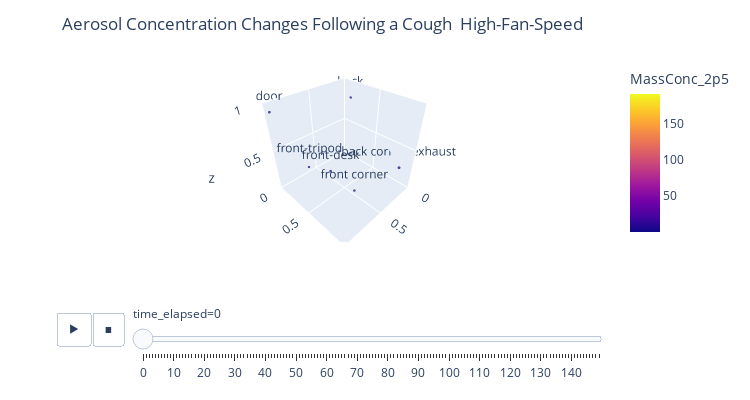

Write notebook code for a chart like this one.
### Code cell
file_paths = [f for f in glob.glob('data/pm_data/feb27-high/*.edf')]
plot_3d(file_paths, plot_col = 'MassConc_2p5',start_ts = 250, end_ts =400)

### Figure 1 — Plotly figure (JSON) as saved in the notebook; plotly's stock layout.template omitted (floating-point values rounded to 4 significant figures)
{"data": [{"hovertemplate": "time_elapsed=0<br>x=%{x}<br>y=%{y}<br>z=%{z}<br>MassConc_2p5=%{marker.color}<br>loc=%{text}<extra></extra>", "legendgroup": "", "marker": {"color": [0.797, 0.6033, 0.5764, 0.7209, 0.7312, 0.6329], "coloraxis": "coloraxis", "size": [0.797, 0.6033, 0.5764, 0.7209, 0.7312, 0.6329], "sizemode": "area", "sizeref": 0.07643, "symbol": "circle"}, "mode": "markers+text", "name": "", "scene": "scene", "showlegend": false, "text": ["back corner/exhaust", "back", "front-tripod", "front-desk", "door", "front corner"], "type": "scatter3d", "x": [0, 0, 0.9, 0.65, 0.95, 0.9], "y": [0.85, 0.1, 0.45, 0.45, 0, 1], "z": [0.2, 0.8, 0.5, 0.3, 0.9, 0.6]}], "layout": {"coloraxis": {"cmax": 191.1, "cmin": 0.3205, "colorbar": {"title": {"text": "MassConc_2p5"}}, "colorscale": [[0, "#0d0887"], [0.1111, "#46039f"], [0.2222, "#7201a8"], [0.3333, "#9c179e"], [0.4444, "#bd3786"], [0.5556, "#d8576b"], [0.6667, "#ed7953"], [0.7778, "#fb9f3a"], [0.8889, "#fdca26"], [1, "#f0f921"]]}, "height": 400, "legend": {"itemsizing": "constant", "tracegroupgap": 0}, "margin": {"t": 60}, "scene": {"aspectratio": {"x": 1, "y": 1, "z": 1}, "domain": {"x": [0, 1], "y": [0, 1]}, "xaxis": {"nticks": 5, "range": [0, 1], "title": {"text": "x"}}, "yaxis": {"nticks": 5, "range": [0, 1], "title": {"text": "y"}}, "zaxis": {"nticks": 5, "range": [0, 1], "title": {"text": "z"}}}, "sliders": [{"active": 0, "currentvalue": {"prefix": "time_elapsed="}, "len": 0.9, "pad": {"b": 10, "t": 60}, "steps": [{"args": [["0"], {"frame": {"duration": 0, "redraw": true}, "fromcurrent": true, "mode": "immediate", "transition": {"duration": 0, "easing": "linear"}}], "label": "0", "method": "animate"}, {"args": [["1"], {"frame": {"duration": 0, "redraw": true}, "fromcurrent": true, "mode": "immediate", "transition": {"duration": 0, "easing": "linear"}}], "label": "1", "method": "animate"}, {"args": [["2"], {"frame": {"duration": 0, "redraw": true}, "fromcurrent": true, "mode": "immediate", "transition": {"duration": 0, "easing": "linear"}}], "label": "2", "method": "animate"}, {"args": [["3"], {"frame": {"duration": 0, "redraw": true}, "fromcurrent": true, "mode": "immediate", "transition": {"duration": 0, "easing": "linear"}}], "label": "3", "method": "animate"}, {"args": [["4"], {"frame": {"duration": 0, "redraw": true}, "fromcurrent": true, "mode": "immediate", "transition": {"duration": 0, "easing": "linear"}}], "label": "4", "method": "animate"}, {"args": [["5"], {"frame": {"duration": 0, "redraw": true}, "fromcurrent": true, "mode": "immediate", "transition": {"duration": 0, "easing": "linear"}}], "label": "5", "method": "animate"}, {"args": [["6"], {"frame": {"duration": 0, "redraw": true}, "fromcurrent": true, "mode": "immediate", "transition": {"duration": 0, "easing": "linear"}}], "label": "6", "method": "animate"}, {"args": [["7"], {"frame": {"duration": 0, "redraw": true}, "fromcurrent": true, "mode": "immediate", "transition": {"duration": 0, "easing": "linear"}}], "label": "7", "method": "animate"}, {"args": [["8"], {"frame": {"duration": 0, "redraw": true}, "fromcurrent": true, "mode": "immediate", "transition": {"duration": 0, "easing": "linear"}}], "label": "8", "method": "animate"}, {"args": [["9"], {"frame": {"duration": 0, "redraw": true}, "fromcurrent": true, "mode": "immediate", "transition": {"duration": 0, "easing": "linear"}}], "label": "9", "method": "animate"}, {"args": [["10"], {"frame": {"duration": 0, "redraw": true}, "fromcurrent": true, "mode": "immediate", "transition": {"duration": 0, "easing": "linear"}}], "label": "10", "method": "animate"}, {"args": [["11"], {"frame": {"duration": 0, "redraw": true}, "fromcurrent": true, "mode": "immediate", "transition": {"duration": 0, "easing": "linear"}}], "label": "11", "method": "animate"}, {"args": [["12"], {"frame": {"duration": 0, "redraw": true}, "fromcurrent": true, "mode": "immediate", "transition": {"duration": 0, "easing": "linear"}}], "label": "12", "method": "animate"}, {"args": [["13"], {"frame": {"duration": 0, "redraw": true}, "fromcurrent": true, "mode": "immediate", "transition": {"duration": 0, "easing": "linear"}}], "label": "13", "method": "animate"}, {"args": [["14"], {"frame": {"duration": 0, "redraw": true}, "fromcurrent": true, "mode": "immediate", "transition": {"duration": 0, "easing": "linear"}}], "label": "14", "method": "animate"}, {"args": [["15"], {"frame": {"duration": 0, "redraw": true}, "fromcurrent": true, "mode": "immediate", "transition": {"duration": 0, "easing": "linear"}}], "label": "15", "method": "animate"}, {"args": [["16"], {"frame": {"duration": 0, "redraw": true}, "fromcurrent": true, "mode": "immediate", "transition": {"duration": 0, "easing": "linear"}}], "label": "16", "method": "animate"}, {"args": [["17"], {"frame": {"duration": 0, "redraw": true}, "fromcurrent": true, "mode": "immediate", "transition": {"duration": 0, "easing": "linear"}}], "label": "17", "method": "animate"}, {"args": [["18"], {"frame": {"duration": 0, "redraw": true}, "fromcurrent": true, "mode": "immediate", "transition": {"duration": 0, "easing": "linear"}}], "label": "18", "method": "animate"}, {"args": [["19"], {"frame": {"duration": 0, "redraw": true}, "fromcurrent": true, "mode": "immediate", "transition": {"duration": 0, "easing": "linear"}}], "label": "19", "method": "animate"}, {"args": [["20"], {"frame": {"duration": 0, "redraw": true}, "fromcurrent": true, "mode": "immediate", "transition": {"duration": 0, "easing": "linear"}}], "label": "20", "method": "animate"}, {"args": [["21"], {"frame": {"duration": 0, "redraw": true}, "fromcurrent": true, "mode": "immediate", "transition": {"duration": 0, "easing": "linear"}}], "label": "21", "method": "animate"}, {"args": [["22"], {"frame": {"duration": 0, "redraw": true}, "fromcurrent": true, "mode": "immediate", "transition": {"duration": 0, "easing": "linear"}}], "label": "22", "method": "animate"}, {"args": [["23"], {"frame": {"duration": 0, "redraw": true}, "fromcurrent": true, "mode": "immediate", "transition": {"duration": 0, "easing": "linear"}}], "label": "23", "method": "animate"}, {"args": [["24"], {"frame": {"duration": 0, "redraw": true}, "fromcurrent": true, "mode": "immediate", "transition": {"duration": 0, "easing": "linear"}}], "label": "24", "method": "animate"}, {"args": [["25"], {"frame": {"duration": 0, "redraw": true}, "fromcurrent": true, "mode": "immediate", "transition": {"duration": 0, "easing": "linear"}}], "label": "25", "method": "animate"}, {"args": [["26"], {"frame": {"duration": 0, "redraw": true}, "fromcurrent": true, "mode": "immediate", "transition": {"duration": 0, "easing": "linear"}}], "label": "26", "method": "animate"}, {"args": [["27"], {"frame": {"duration": 0, "redraw": true}, "fromcurrent": true, "mode": "immediate", "transition": {"duration": 0, "easing": "linear"}}], "label": "27", "method": "animate"}, {"args": [["28"], {"frame": {"duration": 0, "redraw": true}, "fromcurrent": true, "mode": "immediate", "transition": {"duration": 0, "easing": "linear"}}], "label": "28", "method": "animate"}, {"args": [["29"], {"frame": {"duration": 0, "redraw": true}, "fromcurrent": true, "mode": "immediate", "transition": {"duration": 0, "easing": "linear"}}], "label": "29", "method": "animate"}, {"args": [["30"], {"frame": {"duration": 0, "redraw": true}, "fromcurrent": true, "mode": "immediate", "transition": {"duration": 0, "easing": "linear"}}], "label": "30", "method": "animate"}, {"args": [["31"], {"frame": {"duration": 0, "redraw": true}, "fromcurrent": true, "mode": "immediate", "transition": {"duration": 0, "easing": "linear"}}], "label": "31", "method": "animate"}, {"args": [["32"], {"frame": {"duration": 0, "redraw": true}, "fromcurrent": true, "mode": "immediate", "transition": {"duration": 0, "easing": "linear"}}], "label": "32", "method": "animate"}, {"args": [["33"], {"frame": {"duration": 0, "redraw": true}, "fromcurrent": true, "mode": "immediate", "transition": {"duration": 0, "easing": "linear"}}], "label": "33", "method": "animate"}, {"args": [["34"], {"frame": {"duration": 0, "redraw": true}, "fromcurrent": true, "mode": "immediate", "transition": {"duration": 0, "easing": "linear"}}], "label": "34", "method": "animate"}, {"args": [["35"], {"frame": {"duration": 0, "redraw": true}, "fromcurrent": true, "mode": "immediate", "transition": {"duration": 0, "easing": "linear"}}], "label": "35", "method": "animate"}, {"args": [["36"], {"frame": {"duration": 0, "redraw": true}, "fromcurrent": true, "mode": "immediate", "transition": {"duration": 0, "easing": "linear"}}], "label": "36", "method": "animate"}, {"args": [["37"], {"frame": {"duration": 0, "redraw": true}, "fromcurrent": true, "mode": "immediate", "transition": {"duration": 0, "easing": "linear"}}], "label": "37", "method": "animate"}, {"args": [["38"], {"frame": {"duration": 0, "redraw": true}, "fromcurrent": true, "mode": "immediate", "transition": {"duration": 0, "easing": "linear"}}], "label": "38", "method": "animate"}, {"args": [["39"], {"frame": {"duration": 0, "redraw": true}, "fromcurrent": true, "mode": "immediate", "transition": {"duration": 0, "easing": "linear"}}], "label": "39", "method": "animate"}, {"args": [["40"], {"frame": {"duration": 0, "redraw": true}, "fromcurrent": true, "mode": "immediate", "transition": {"duration": 0, "easing": "linear"}}], "label": "40", "method": "animate"}, {"args": [["41"], {"frame": {"duration": 0, "redraw": true}, "fromcurrent": true, "mode": "immediate", "transition": {"duration": 0, "easing": "linear"}}], "label": "41", "method": "animate"}, {"args": [["42"], {"frame": {"duration": 0, "redraw": true}, "fromcurrent": true, "mode": "immediate", "transition": {"duration": 0, "easing": "linear"}}], "label": "42", "method": "animate"}, {"args": [["43"], {"frame": {"duration": 0, "redraw": true}, "fromcurrent": true, "mode": "immediate", "transition": {"duration": 0, "easing": "linear"}}], "label": "43", "method": "animate"}, {"args": [["44"], {"frame": {"duration": 0, "redraw": true}, "fromcurrent": true, "mode": "immediate", "transition": {"duration": 0, "easing": "linear"}}], "label": "44", "method": "animate"}, {"args": [["45"], {"frame": {"duration": 0, "redraw": true}, "fromcurrent": true, "mode": "immediate", "transition": {"duration": 0, "easing": "linear"}}], "label": "45", "method": "animate"}, {"args": [["46"], {"frame": {"duration": 0, "redraw": true}, "fromcurrent": true, "mode": "immediate", "transition": {"duration": 0, "easing": "linear"}}], "label": "46", "method": "animate"}, {"args": [["47"], {"frame": {"duration": 0, "redraw": true}, "fromcurrent": true, "mode": "immediate", "transition": {"duration": 0, "easing": "linear"}}], "label": "47", "method": "animate"}, {"args": [["48"], {"frame": {"duration": 0, "redraw": true}, "fromcurrent": true, "mode": "immediate", "transition": {"duration": 0, "easing": "linear"}}], "label": "48", "method": "animate"}, {"args": [["49"], {"frame": {"duration": 0, "redraw": true}, "fromcurrent": true, "mode": "immediate", "transition": {"duration": 0, "easing": "linear"}}], "label": "49", "method": "animate"}, {"args": [["50"], {"frame": {"duration": 0, "redraw": true}, "fromcurrent": true, "mode": "immediate", "transition": {"duration": 0, "easing": "linear"}}], "label": "50", "method": "animate"}, {"args": [["51"], {"frame": {"duration": 0, "redraw": true}, "fromcurrent": true, "mode": "immediate", "transition": {"duration": 0, "easing": "linear"}}], "label": "51", "method": "animate"}, {"args": [["52"], {"frame": {"duration": 0, "redraw": true}, "fromcurrent": true, "mode": "immediate", "transition": {"duration": 0, "easing": "linear"}}], "label": "52", "method": "animate"}, {"args": [["53"], {"frame": {"duration": 0, "redraw": true}, "fromcurrent": true, "mode": "immediate", "transition": {"duration": 0, "easing": "linear"}}], "label": "53", "method": "animate"}, {"args": [["54"], {"frame": {"duration": 0, "redraw": true}, "fromcurrent": true, "mode": "immediate", "transition": {"duration": 0, "easing": "linear"}}], "label": "54", "method": "animate"}, {"args": [["55"], {"frame": {"duration": 0, "redraw": true}, "fromcurrent": true, "mode": "immediate", "transition": {"duration": 0, "easing": "linear"}}], "label": "55", "method": "animate"}, {"args": [["56"], {"frame": {"duration": 0, "redraw": true}, "fromcurrent": true, "mode": "immediate", "transition": {"duration": 0, "easing": "linear"}}], "label": "56", "method": "animate"}, {"args": [["57"], {"frame": {"duration": 0, "redraw": true}, "fromcurrent": true, "mode": "immediate", "transition": {"duration": 0, "easing": "linear"}}], "label": "57", "method": "animate"}, {"args": [["58"], {"frame": {"duration": 0, "redraw": true}, "fromcurrent": true, "mode": "immediate", "transition": {"duration": 0, "easing": "linear"}}], "label": "58", "method": "animate"}, {"args": [["59"], {"frame": {"duration": 0, "redraw": true}, "fromcurrent": true, "mode": "immediate", "transition": {"duration": 0, "easing": "linear"}}], "label": "59", "method": "animate"}, {"args": [["60"], {"frame": {"duration": 0, "redraw": true}, "fromcurrent": true, "mode": "immediate", "transition": {"duration": 0, "easing": "linear"}}], "label": "60", "method": "animate"}, {"args": [["61"], {"frame": {"duration": 0, "redraw": true}, "fromcurrent": true, "mode": "immediate", "transition": {"duration": 0, "easing": "linear"}}], "label": "61", "method": "animate"}, {"args": [["62"], {"frame": {"duration": 0, "redraw": true}, "fromcurrent": true, "mode": "immediate", "transition": {"duration": 0, "easing": "linear"}}], "label": "62", "method": "animate"}, {"args": [["63"], {"frame": {"duration": 0, "redraw": true}, "fromcurrent": true, "mode": "immediate", "transition": {"duration": 0, "easing": "linear"}}], "label": "63", "method": "animate"}, {"args": [["64"], {"frame": {"duration": 0, "redraw": true}, "fromcurrent": true, "mode": "immediate", "transition": {"duration": 0, "easing": "linear"}}], "label": "64", "method": "animate"}, {"args": [["65"], {"frame": {"duration": 0, "redraw": true}, "fromcurrent": true, "mode": "immediate", "transition": {"duration": 0, "easing": "linear"}}], "label": "65", "method": "animate"}, {"args": [["66"], {"frame": {"duration": 0, "redraw": true}, "fromcurrent": true, "mode": "immediate", "transition": {"duration": 0, "easing": "linear"}}], "label": "66", "method": "animate"}, {"args": [["67"], {"frame": {"duration": 0, "redraw": true}, "fromcurrent": true, "mode": "immediate", "transition": {"duration": 0, "easing": "linear"}}], "label": "67", "method": "animate"}, {"args": [["68"], {"frame": {"duration": 0, "redraw": true}, "fromcurrent": true, "mode": "immediate", "transition": {"duration": 0, "easing": "linear"}}], "label": "68", "method": "animate"}, {"args": [["69"], {"frame": {"duration": 0, "redraw": true}, "fromcurrent": true, "mode": "immediate", "transition": {"duration": 0, "easing": "linear"}}], "label": "69", "method": "animate"}, {"args": [["70"], {"frame": {"duration": 0, "redraw": true}, "fromcurrent": true, "mode": "immediate", "transition": {"duration": 0, "easing": "linear"}}], "label": "70", "method": "animate"}, {"args": [["71"], {"frame": {"duration": 0, "redraw": true}, "fromcurrent": true, "mode": "immediate", "transition": {"duration": 0, "easing": "linear"}}], "label": "71", "method": "animate"}, {"args": [["72"], {"frame": {"duration": 0, "redraw": true}, "fromcurrent": true, "mode": "immediate", "transition": {"duration": 0, "easing": "linear"}}], "label": "72", "method": "animate"}, {"args": [["73"], {"frame": {"duration": 0, "redraw": true}, "fromcurrent": true, "mode": "immediate", "transition": {"duration": 0, "easing": "linear"}}], "label": "73", "method": "animate"}, {"args": [["74"], {"frame": {"duration": 0, "redraw": true}, "fromcurrent": true, "mode": "immediate", "transition": {"duration": 0, "easing": "linear"}}], "label": "74", "method": "animate"}, {"args": [["75"], {"frame": {"duration": 0, "redraw": true}, "fromcurrent": true, "mode": "immediate", "transition": {"duration": 0, "easing": "linear"}}], "label": "75", "method": "animate"}, {"args": [["76"], {"frame": {"duration": 0, "redraw": true}, "fromcurrent": true, "mode": "immediate", "transition": {"duration": 0, "easing": "linear"}}], "label": "76", "method": "animate"}, {"args": [["77"], {"frame": {"duration": 0, "redraw": true}, "fromcurrent": true, "mode": "immediate", "transition": {"duration": 0, "easing": "linear"}}], "label": "77", "method": "animate"}, {"args": [["78"], {"frame": {"duration": 0, "redraw": true}, "fromcurrent": true, "mode": "immediate", "transition": {"duration": 0, "easing": "linear"}}], "label": "78", "method": "animate"}, {"args": [["79"], {"frame": {"duration": 0, "redraw": true}, "fromcurrent": true, "mode": "immediate", "transition": {"duration": 0, "easing": "linear"}}], "label": "79", "method": "animate"}, {"args": [["80"], {"frame": {"duration": 0, "redraw": true}, "fromcurrent": true, "mode": "immediate", "transition": {"duration": 0, "easing": "linear"}}], "label": "80", "method": "animate"}, {"args": [["81"], {"frame": {"duration": 0, "redraw": true}, "fromcurrent": true, "mode": "immediate", "transition": {"duration": 0, "easing": "linear"}}], "label": "81", "method": "animate"}, {"args": [["82"], {"frame": {"duration": 0, "redraw": true}, "fromcurrent": true, "mode": "immediate", "transition": {"duration": 0, "easing": "linear"}}], "label": "82", "method": "animate"}, {"args": [["83"], {"frame": {"duration": 0, "redraw": true}, "fromcurrent": true, "mode": "immediate", "transition": {"duration": 0, "easing": "linear"}}], "label": "83", "method": "animate"}, {"args": [["84"], {"frame": {"duration": 0, "redraw": true}, "fromcurrent": true, "mode": "immediate", "transition": {"duration": 0, "easing": "linear"}}], "label": "84", "method": "animate"}, {"args": [["85"], {"frame": {"duration": 0, "redraw": true}, "fromcurrent": true, "mode": "immediate", "transition": {"duration": 0, "easing": "linear"}}], "label": "85", "method": "animate"}, {"args": [["86"], {"frame": {"duration": 0, "redraw": true}, "fromcurrent": true, "mode": "immediate", "transition": {"duration": 0, "easing": "linear"}}], "label": "86", "method": "animate"}, {"args": [["87"], {"frame": {"duration": 0, "redraw": true}, "fromcurrent": true, "mode": "immediate", "transition": {"duration": 0, "easing": "linear"}}], "label": "87", "method": "animate"}, {"args": [["88"], {"frame": {"duration": 0, "redraw": true}, "fromcurrent": true, "mode": "immediate", "transition": {"duration": 0, "easing": "linear"}}], "label": "88", "method": "animate"}, {"args": [["89"], {"frame": {"duration": 0, "redraw": true}, "fromcurrent": true, "mode": "immediate", "transition": {"duration": 0, "easing": "linear"}}], "label": "89", "method": "animate"}, {"args": [["90"], {"frame": {"duration": 0, "redraw": true}, "fromcurrent": true, "mode": "immediate", "transition": {"duration": 0, "easing": "linear"}}], "label": "90", "method": "animate"}, {"args": [["91"], {"frame": {"duration": 0, "redraw": true}, "fromcurrent": true, "mode": "immediate", "transition": {"duration": 0, "easing": "linear"}}], "label": "91", "method": "animate"}, {"args": [["92"], {"frame": {"duration": 0, "redraw": true}, "fromcurrent": true, "mode": "immediate", "transition": {"duration": 0, "easing": "linear"}}], "label": "92", "method": "animate"}, {"args": [["93"], {"frame": {"duration": 0, "redraw": true}, "fromcurrent": true, "mode": "immediate", "transition": {"duration": 0, "easing": "linear"}}], "label": "93", "method": "animate"}, {"args": [["94"], {"frame": {"duration": 0, "redraw": true}, "fromcurrent": true, "mode": "immediate", "transition": {"duration": 0, "easing": "linear"}}], "label": "94", "method": "animate"}, {"args": [["95"], {"frame": {"duration": 0, "redraw": true}, "fromcurrent": true, "mode": "immediate", "transition": {"duration": 0, "easing": "linear"}}], "label": "95", "method": "animate"}, {"args": [["96"], {"frame": {"duration": 0, "redraw": true}, "fromcurrent": true, "mode": "immediate", "transition": {"duration": 0, "easing": "linear"}}], "label": "96", "method": "animate"}, {"args": [["97"], {"frame": {"duration": 0, "redraw": true}, "fromcurrent": true, "mode": "immediate", "transition": {"duration": 0, "easing": "linear"}}], "label": "97", "method": "animate"}, {"args": [["98"], {"frame": {"duration": 0, "redraw": true}, "fromcurrent": true, "mode": "immediate", "transition": {"duration": 0, "easing": "linear"}}], "label": "98", "method": "animate"}, {"args": [["99"], {"frame": {"duration": 0, "redraw": true}, "fromcurrent": true, "mode": "immediate", "transition": {"duration": 0, "easing": "linear"}}], "label": "99", "method": "animate"}, {"args": [["100"], {"frame": {"duration": 0, "redraw": true}, "fromcurrent": true, "mode": "immediate", "transition": {"duration": 0, "easing": "linear"}}], "label": "100", "method": "animate"}, {"args": [["101"], {"frame": {"duration": 0, "redraw": true}, "fromcurrent": true, "mode": "immediate", "transition": {"duration": 0, "easing": "linear"}}], "label": "101", "method": "animate"}, {"args": [["102"], {"frame": {"duration": 0, "redraw": true}, "fromcurrent": true, "mode": "immediate", "transition": {"duration": 0, "easing": "linear"}}], "label": "102", "method": "animate"}, {"args": [["103"], {"frame": {"duration": 0, "redraw": true}, "fromcurrent": true, "mode": "immediate", "transition": {"duration": 0, "easing": "linear"}}], "label": "103", "method": "animate"}, {"args": [["104"], {"frame": {"duration": 0, "redraw": true}, "fromcurrent": true, "mode": "immediate", "transition": {"duration": 0, "easing": "linear"}}], "label": "104", "method": "animate"}, {"args": [["105"], {"frame": {"duration": 0, "redraw": true}, "fromcurrent": true, "mode": "immediate", "transition": {"duration": 0, "easing": "linear"}}], "label": "105", "method": "animate"}, {"args": [["106"], {"frame": {"duration": 0, "redraw": true}, "fromcurrent": true, "mode": "immediate", "transition": {"duration": 0, "easing": "linear"}}], "label": "106", "method": "animate"}, {"args": [["107"], {"frame": {"duration": 0, "redraw": true}, "fromcurrent": true, "mode": "immediate", "transition": {"duration": 0, "easing": "linear"}}], "label": "107", "method": "animate"}, {"args": [["108"], {"frame": {"duration": 0, "redraw": true}, "fromcurrent": true, "mode": "immediate", "transition": {"duration": 0, "easing": "linear"}}], "label": "108", "method": "animate"}, {"args": [["109"], {"frame": {"duration": 0, "redraw": true}, "fromcurrent": true, "mode": "immediate", "transition": {"duration": 0, "easing": "linear"}}], "label": "109", "method": "animate"}, {"args": [["110"], {"frame": {"duration": 0, "redraw": true}, "fromcurrent": true, "mode": "immediate", "transition": {"duration": 0, "easing": "linear"}}], "label": "110", "method": "animate"}, {"args": [["111"], {"frame": {"duration": 0, "redraw": true}, "fromcurrent": true, "mode": "immediate", "transition": {"duration": 0, "easing": "linear"}}], "label": "111", "method": "animate"}, {"args": [["112"], {"frame": {"duration": 0, "redraw": true}, "fromcurrent": true, "mode": "immediate", "transition": {"duration": 0, "easing": "linear"}}], "label": "112", "method": "animate"}, {"args": [["113"], {"frame": {"duration": 0, "redraw": true}, "fromcurrent": true, "mode": "immediate", "transition": {"duration": 0, "easing": "linear"}}], "label": "113", "method": "animate"}, {"args": [["114"], {"frame": {"duration": 0, "redraw": true}, "fromcurrent": true, "mode": "immediate", "transition": {"duration": 0, "easing": "linear"}}], "label": "114", "method": "animate"}, {"args": [["115"], {"frame": {"duration": 0, "redraw": true}, "fromcurrent": true, "mode": "immediate", "transition": {"duration": 0, "easing": "linear"}}], "label": "115", "method": "animate"}, {"args": [["116"], {"frame": {"duration": 0, "redraw": true}, "fromcurrent": true, "mode": "immediate", "transition": {"duration": 0, "easing": "linear"}}], "label": "116", "method": "animate"}, {"args": [["117"], {"frame": {"duration": 0, "redraw": true}, "fromcurrent": true, "mode": "immediate", "transition": {"duration": 0, "easing": "linear"}}], "label": "117", "method": "animate"}, {"args": [["118"], {"frame": {"duration": 0, "redraw": true}, "fromcurrent": true, "mode": "immediate", "transition": {"duration": 0, "easing": "linear"}}], "label": "118", "method": "animate"}, {"args": [["119"], {"frame": {"duration": 0, "redraw": true}, "fromcurrent": true, "mode": "immediate", "transition": {"duration": 0, "easing": "linear"}}], "label": "119", "method": "animate"}, {"args": [["120"], {"frame": {"duration": 0, "redraw": true}, "fromcurrent": true, "mode": "immediate", "transition": {"duration": 0, "easing": "linear"}}], "label": "120", "method": "animate"}, {"args": [["121"], {"frame": {"duration": 0, "redraw": true}, "fromcurrent": true, "mode": "immediate", "transition": {"duration": 0, "easing": "linear"}}], "label": "121", "method": "animate"}, {"args": [["122"], {"frame": {"duration": 0, "redraw": true}, "fromcurrent": true, "mode": "immediate", "transition": {"duration": 0, "easing": "linear"}}], "label": "122", "method": "animate"}, {"args": [["123"], {"frame": {"duration": 0, "redraw": true}, "fromcurrent": true, "mode": "immediate", "transition": {"duration": 0, "easing": "linear"}}], "label": "123", "method": "animate"}, {"args": [["124"], {"frame": {"duration": 0, "redraw": true}, "fromcurrent": true, "mode": "immediate", "transition": {"duration": 0, "easing": "linear"}}], "label": "124", "method": "animate"}, {"args": [["125"], {"frame": {"duration": 0, "redraw": true}, "fromcurrent": true, "mode": "immediate", "transition": {"duration": 0, "easing": "linear"}}], "label": "125", "method": "animate"}, {"args": [["126"], {"frame": {"duration": 0, "redraw": true}, "fromcurrent": true, "mode": "immediate", "transition": {"duration": 0, "easing": "linear"}}], "label": "126", "method": "animate"}, {"args": [["127"], {"frame": {"duration": 0, "redraw": true}, "fromcurrent": true, "mode": "immediate", "transition": {"duration": 0, "easing": "linear"}}], "label": "127", "method": "animate"}, {"args": [["128"], {"frame": {"duration": 0, "redraw": true}, "fromcurrent": true, "mode": "immediate", "transition": {"duration": 0, "easing": "linear"}}], "label": "128", "method": "animate"}, {"args": [["129"], {"frame": {"duration": 0, "redraw": true}, "fromcurrent": true, "mode": "immediate", "transition": {"duration": 0, "easing": "linear"}}], "label": "129", "method": "animate"}, {"args": [["130"], {"frame": {"duration": 0, "redraw": true}, "fromcurrent": true, "mode": "immediate", "transition": {"duration": 0, "easing": "linear"}}], "label": "130", "method": "animate"}, {"args": [["131"], {"frame": {"duration": 0, "redraw": true}, "fromcurrent": true, "mode": "immediate", "transition": {"duration": 0, "easing": "linear"}}], "label": "131", "method": "animate"}, {"args": [["132"], {"frame": {"duration": 0, "redraw": true}, "fromcurrent": true, "mode": "immediate", "transition": {"duration": 0, "easing": "linear"}}], "label": "132", "method": "animate"}, {"args": [["133"], {"frame": {"duration": 0, "redraw": true}, "fromcurrent": true, "mode": "immediate", "transition": {"duration": 0, "easing": "linear"}}], "label": "133", "method": "animate"}, {"args": [["134"], {"frame": {"duration": 0, "redraw": true}, "fromcurrent": true, "mode": "immediate", "transition": {"duration": 0, "easing": "linear"}}], "label": "134", "method": "animate"}, {"args": [["135"], {"frame": {"duration": 0, "redraw": true}, "fromcurrent": true, "mode": "immediate", "transition": {"duration": 0, "easing": "linear"}}], "label": "135", "method": "animate"}, {"args": [["136"], {"frame": {"duration": 0, "redraw": true}, "fromcurrent": true, "mode": "immediate", "transition": {"duration": 0, "easing": "linear"}}], "label": "136", "method": "animate"}, {"args": [["137"], {"frame": {"duration": 0, "redraw": true}, "fromcurrent": true, "mode": "immediate", "transition": {"duration": 0, "easing": "linear"}}], "label": "137", "method": "animate"}, {"args": [["138"], {"frame": {"duration": 0, "redraw": true}, "fromcurrent": true, "mode": "immediate", "transition": {"duration": 0, "easing": "linear"}}], "label": "138", "method": "animate"}, {"args": [["139"], {"frame": {"duration": 0, "redraw": true}, "fromcurrent": true, "mode": "immediate", "transition": {"duration": 0, "easing": "linear"}}], "label": "139", "method": "animate"}, {"args": [["140"], {"frame": {"duration": 0, "redraw": true}, "fromcurrent": true, "mode": "immediate", "transition": {"duration": 0, "easing": "linear"}}], "label": "140", "method": "animate"}, {"args": [["141"], {"frame": {"duration": 0, "redraw": true}, "fromcurrent": true, "mode": "immediate", "transition": {"duration": 0, "easing": "linear"}}], "label": "141", "method": "animate"}, {"args": [["142"], {"frame": {"duration": 0, "redraw": true}, "fromcurrent": true, "mode": "immediate", "transition": {"duration": 0, "easing": "linear"}}], "label": "142", "method": "animate"}, {"args": [["143"], {"frame": {"duration": 0, "redraw": true}, "fromcurrent": true, "mode": "immediate", "transition": {"duration": 0, "easing": "linear"}}], "label": "143", "method": "animate"}, {"args": [["144"], {"frame": {"duration": 0, "redraw": true}, "fromcurrent": true, "mode": "immediate", "transition": {"duration": 0, "easing": "linear"}}], "label": "144", "method": "animate"}, {"args": [["145"], {"frame": {"duration": 0, "redraw": true}, "fromcurrent": true, "mode": "immediate", "transition": {"duration": 0, "easing": "linear"}}], "label": "145", "method": "animate"}, {"args": [["146"], {"frame": {"duration": 0, "redraw": true}, "fromcurrent": true, "mode": "immediate", "transition": {"duration": 0, "easing": "linear"}}], "label": "146", "method": "animate"}, {"args": [["147"], {"frame": {"duration": 0, "redraw": true}, "fromcurrent": true, "mode": "immediate", "transition": {"duration": 0, "easing": "linear"}}], "label": "147", "method": "animate"}, {"args": [["148"], {"frame": {"duration": 0, "redraw": true}, "fromcurrent": true, "mode": "immediate", "transition": {"duration": 0, "easing": "linear"}}], "label": "148", "method": "animate"}, {"args": [["149"], {"frame": {"duration": 0, "redraw": true}, "fromcurrent": true, "mode": "immediate", "transition": {"duration": 0, "easing": "linear"}}], "label": "149", "method": "animate"}], "x": 0.1, "xanchor": "left", "y": 0, "yanchor": "top"}], "title": {"text": "Aerosol Concentration Changes Following a Cough  High-Fan-Speed", "x": 0.43}, "updatemenus": [{"buttons": [{"args": [null, {"frame": {"duration": 500, "redraw": true}, "fromcurrent": true, "mode": "immediate", "transition": {"duration": 500, "easing": "linear"}}], "label": "&#9654;", "method": "animate"}, {"args": [[null], {"frame": {"duration": 0, "redraw": true}, "fromcurrent": true, "mode": "immediate", "transition": {"duration": 0, "easing": "linear"}}], "label": "&#9724;", "method": "animate"}], "direction": "left", "pad": {"r": 10, "t": 70}, "showactive": false, "type": "buttons", "x": 0.1, "xanchor": "right", "y": 0, "yanchor": "top"}], "width": 750}}
